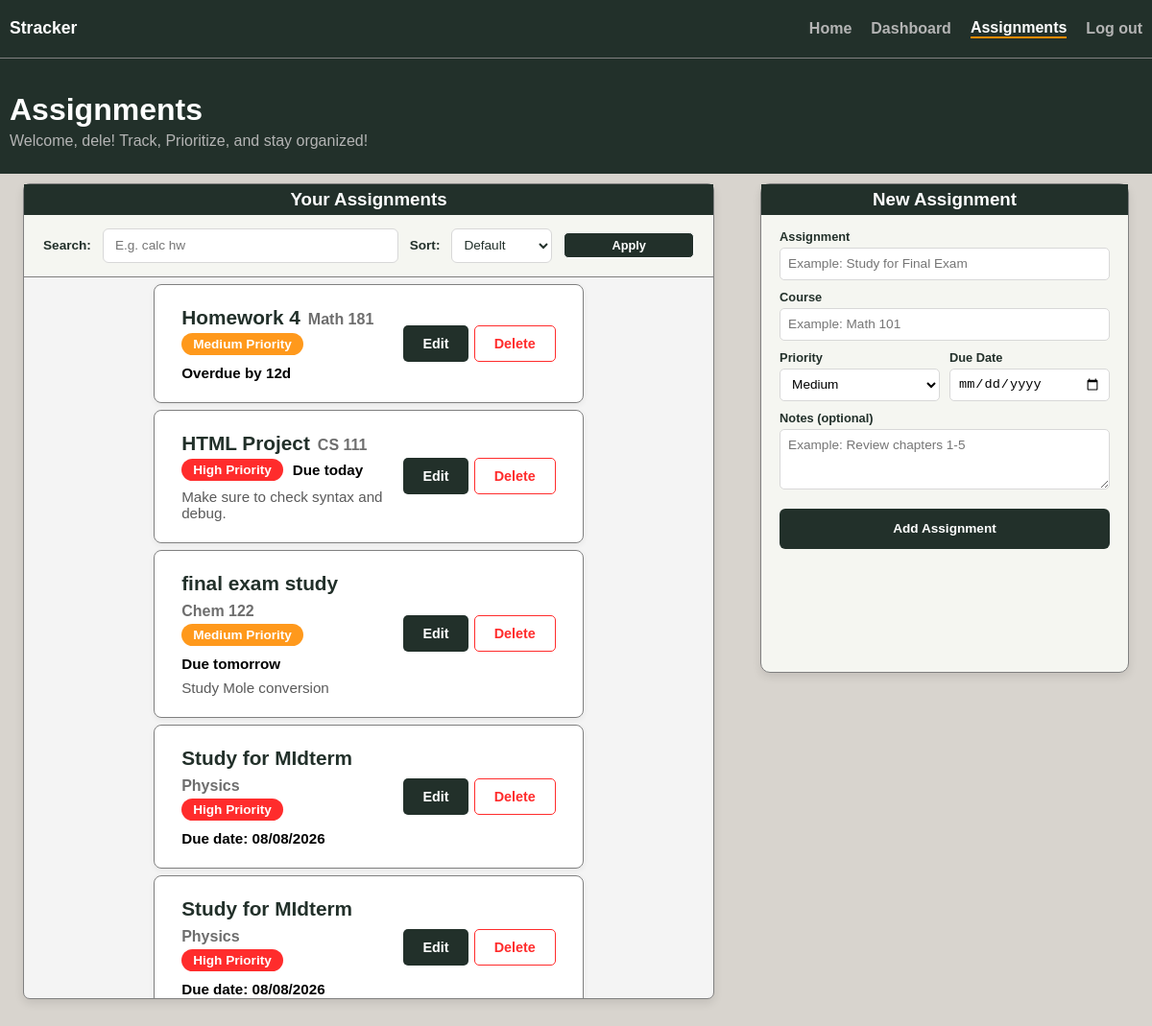
The page /assignments (signed in) on the database as committed earlier.
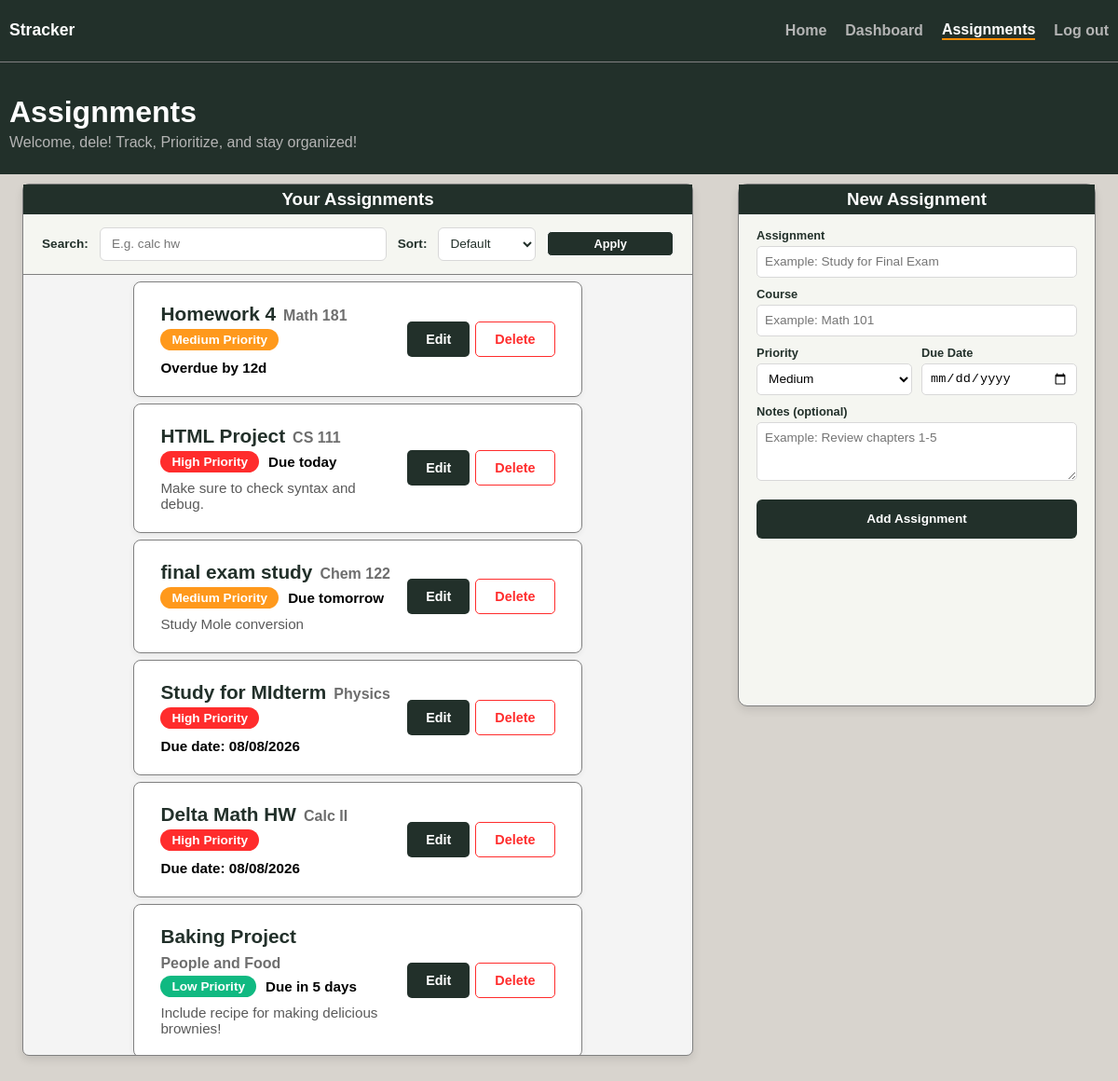
The same page on the database as committed later.
### app/models.py (models this page shows, shortened)
class User(db.Model, UserMixin):
    id = db.Column(db.Integer, primary_key=True)
    email = db.Column(db.String(150), unique=True)
    username = db.Column(db.String(150), unique=True)
    password = db.Column(db.String(1000))
    assignments = db.relationship("Assignment")

class Assignment(db.Model):
    id = db.Column(db.Integer, primary_key=True)
    name = db.Column(db.String(150))
    course = db.Column(db.String(150))
    priority = db.Column(db.String(10))
    due_date = db.Column(db.Date)
    notes = db.Column(db.String(1000))
    completion_status = db.Column(db.Boolean, default=False)
    student = db.Column(db.Integer, db.ForeignKey('user.id'))
    def days_until_due(self):
        try:
            return (self.due_date - date.today()).days
        except ValueError:
            return 9999
    def due_label(self):
        days = self.days_until_due()
        if self.completion_status:
            return "Completed"
        elif days < -1:
            return f"Overdue by {abs(days)}d"
        elif days == -1:
            return f"Due yesterday"
        elif days == 0:
            return "Due today"
        elif days == 1:
            return "Due tomorrow"
        elif 1 < days <= 6:
            return f"Due in {days} days"
        elif days ==7:
            return "Due in 1 week"
        else:
            return f"Due date: {self.due_date.strftime('%m/%d/%Y')}"

### app/dashboard/routes.py (the view, shortened to what this page needs)
@views.route("/assignments", methods = ["GET", "POST"])
@login_required
def assignments():
    search_query = request.args.get("search", "").strip()
    sort_by = request.args.get("sorting-method", "Default")
    query = Assignment.query.filter_by(student=current_user.id)
    if search_query:
        query = query.filter(Assignment.name.ilike(f"%{search_query}%"))
    if sort_by == "Due Date":
        query = query.order_by(Assignment.due_date)
    elif sort_by == "Name":
        query = query.order_by(Assignment.name)
    elif sort_by == "Course":
        query = query.order_by(Assignment.course)
    elif sort_by == "Completed":
        query = query.filter(Assignment.completion_status.is_(True))
    elif sort_by == "Incomplete":
        query = query.filter(Assignment.completion_status.is_(False))
    assignments = query.all()
    return render_template("assignments.html", user=current_user, assignments = assignments)

### app/__init__.py (called while the page is built)
def create_app():
    app = Flask(__name__)
    app.config['SECRET_KEY'] = os.environ.get("SECRET_KEY")
    app.config['SQLALCHEMY_DATABASE_URI'] = 'sqlite:///database.db'
    db.init_app(app)
    from app.auth.routes import auth
    from app.dashboard.routes import views
    app.register_blueprint(auth, url_prefix="/auth")
    app.register_blueprint(views, url_prefix="/")
    from .models import User, Assignment
    login_manager = LoginManager()
    login_manager.login_view = "auth.login"
    login_manager.init_app(app)
    @login_manager.user_loader
    def load_user(id):
        return User.query.get(int(id))
    if not path.exists('app/' + "database.db"):
        with app.app_context():
            db.create_all()
        print('Created Database!')
    return app

### app/templates/assignments.html (shortened to what this page needs)
{% extends "index.html" %}
{% block content %}
    <nav class="navbar">
        <span id="stracker">Stracker</span>
        {% if user.is_authenticated %}
        <a class = "navigation-link" href="/">Home</a>
        <a class = "navigation-link" href="/dashboard">Dashboard</a>
        <a class = "navigation-link current" href="/assignments">Assignments</a>
        <a class = "navigation-link" href="/auth/logout">Log out</a>
        {% else %}
        <a class = "navigation-link" href="/">Home</a>
        <a class = "navigation-link" href="/auth/login">Login</a>
        <a class = "navigation-link" href="/auth/sign-up">Sign-Up</a>
        {% endif %}
    </nav>
    <header>
        <h1>Assignments</h1>
        <p>Welcome, {{ user.username }}! Track, Prioritize, and stay organized!</p>
    </header>
    <div class="parent-assignment-container">
        <div class="assignments-container box-shadow">
            <h3 class="center container-header">Your Assignments</h3>
            <form id="assignments-taskbar" method="GET">
                <label for="search">Search: </label>
                <input type="text" id="search" name="search" placeholder="E.g. calc hw" value="{{ request.args.get('search', '') }}">
                <label for="sorting-method">Sort: </label>
                <select id="sorting-method" name="sorting-method">
                    <option value="Default" {% if request.args.get('sorting-method', 'Default') == 'Default' %}selected{% endif %}>Default</option>
                </select>
                <button type="submit" id="submit-sort">Apply</button>
            </form>
            <div class="assignments-list">
                <ul id="assignments">
                {% for assignment in assignments %}
                    <li class="assignment priority-{{ assignment.priority|lower }}">
                        <div class="assignment-main">
                            <div class="assignment-header">
                                <span class="assignment-name">{{ assignment.name }}</span>
                                <span class="assignment-course">{{ assignment.course }}</span>
                            </div>
                            <div class="assignment-meta">
                                <span class="priority-badge priority-{{ assignment.priority|lower }}">{{ assignment.priority }} Priority</span>
                                <span class="assignment-due">{{ assignment.due_label() }}</span>
                            </div>
                            {% if assignment.notes %}
                            <p class="assignment-notes">{{ assignment.notes }}</p>
                            {% endif %}
                        </div>
                        <div class="assignment-actions">
                            <input type="button" class="btn btn-edit" value="Edit" onclick="window.location.href='/edit-assignment/{{ assignment.id }}'">
                            <form method="POST" action="/delete-assignment/{{ assignment.id }}" style="display: inline;">
                                <input type="submit" class="btn btn-delete" value="Delete">
                            </form>
                        </div>
                    </li>
                {% endfor %}
                </ul>
            </div>
        </div>
        <div id="new-assignment-container" class="box-shadow">
            <h3 class="center container-header">New Assignment</h3>
            <form method="POST" id="assignment-form">
                <div class="form-group">
                    <label for="name">Assignment</label>
                    <input type="text" class="assignment-input" name="name" id="name" placeholder="Example: Study for Final Exam" maxlength="30" required>
                </div>
                <div class="form-group">
                    <label for="course">Course</label>
                    <input type="text" class="assignment-input" name="course" id="course" placeholder="Example: Math 101" maxlength="30" required>
                </div>
                <div class="form-row">
                    <div class="form-group">
                        <label for="priority">Priority</label>
                        <select name="priority" class="assignment-input" id="priority" required>
                            <option value="Medium" selected>Medium</option>
                        </select>
                    </div>
                    <div class="form-group">
                        <label for="due_date">Due Date</label>
                        <input type="date" class="assignment-input" name="due_date" id="due_date" required>
                    </div>
                </div>
                <div class="form-group">
                    <label for="notes">Notes (optional)</label>
                    <textarea name="notes" id="notes" rows="3" maxlength="1000" placeholder="Example: Review chapters 1-5"></textarea>
                </div>
                <input id="add-assignment" type="submit" value="Add Assignment">
            </form>
        </div>
    </div>
{% endblock %}

### app/templates/index.html (shortened to what this page needs)
<!DOCTYPE html>
<html lang="en">
    <head>
        <link rel="stylesheet" href="{{ url_for('static', filename='styles.css') }}">
    </head>
    <body>
        {% block content %}{% endblock %}
    </body>
</html>

Rows that differ between the two databases and show on the page:
changed Assignment: name "Study for MIdterm" → "Delta Math HW"; course "Physics" → "Calc II"
added Assignment: name "Baking Project", course "People and Food", priority "Low", due_label "Due in 5 days", notes "Include recipe for making delicious brownies!"
